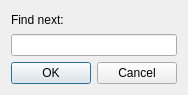
<?xml version="1.0" encoding="UTF-8"?>
<ui version="4.0">
 <class>Dialog</class>
 <widget class="QDialog" name="Dialog">
  <property name="geometry">
   <rect>
    <x>0</x>
    <y>0</y>
    <width>174</width>
    <height>95</height>
   </rect>
  </property>
  <property name="windowTitle">
   <string>Dialog</string>
  </property>
  <layout class="QVBoxLayout" name="verticalLayout">
   <item>
    <layout class="QVBoxLayout" name="verticalLayout_2">
     <item>
      <widget class="QLabel" name="label">
       <property name="minimumSize">
        <size>
         <width>61</width>
         <height>16</height>
        </size>
       </property>
       <property name="text">
        <string>Find next: </string>
       </property>
      </widget>
     </item>
     <item>
      <widget class="QLineEdit" name="lineEdit"/>
     </item>
    </layout>
   </item>
   <item>
    <widget class="QDialogButtonBox" name="buttonBox">
     <property name="orientation">
      <enum>Qt::Horizontal</enum>
     </property>
     <property name="standardButtons">
      <set>QDialogButtonBox::Cancel|QDialogButtonBox::Ok</set>
     </property>
    </widget>
   </item>
  </layout>
 </widget>
 <resources/>
 <connections>
  <connection>
   <sender>buttonBox</sender>
   <signal>accepted()</signal>
   <receiver>Dialog</receiver>
   <slot>accept()</slot>
   <hints>
    <hint type="sourcelabel">
     <x>248</x>
     <y>254</y>
    </hint>
    <hint type="destinationlabel">
     <x>157</x>
     <y>274</y>
    </hint>
   </hints>
  </connection>
  <connection>
   <sender>buttonBox</sender>
   <signal>rejected()</signal>
   <receiver>Dialog</receiver>
   <slot>reject()</slot>
   <hints>
    <hint type="sourcelabel">
     <x>316</x>
     <y>260</y>
    </hint>
    <hint type="destinationlabel">
     <x>286</x>
     <y>274</y>
    </hint>
   </hints>
  </connection>
 </connections>
</ui>
